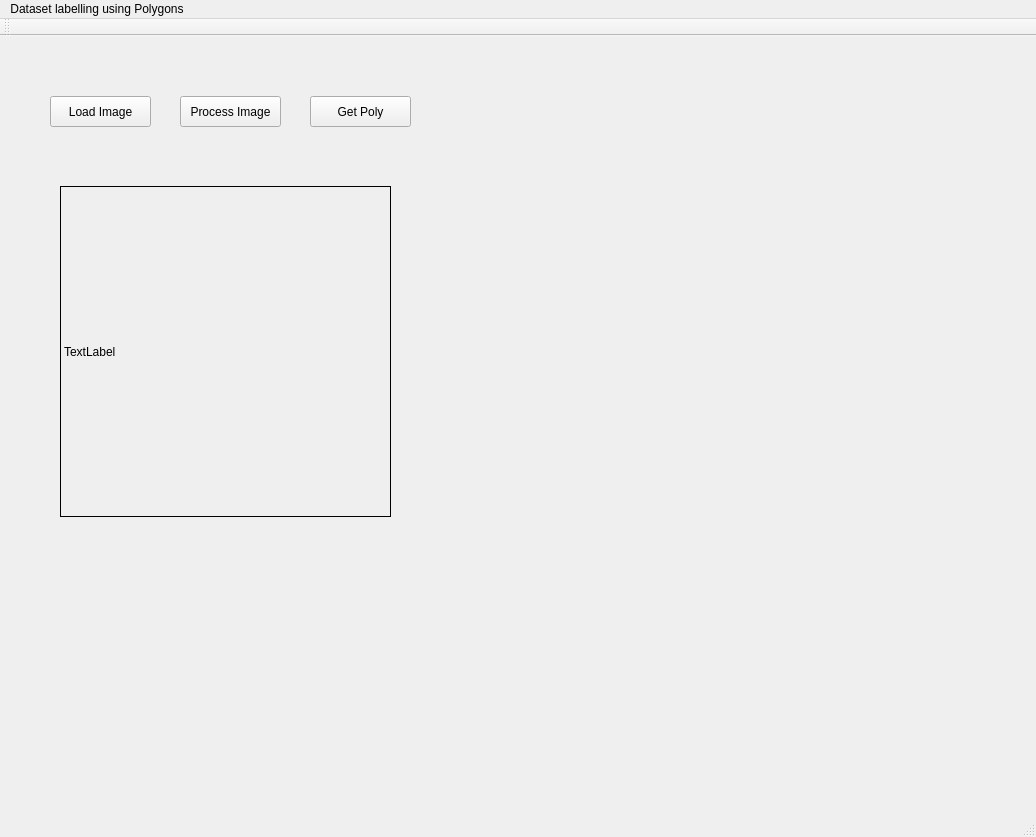
<?xml version="1.0" encoding="UTF-8"?>
<ui version="4.0">
 <class>MainWindow</class>
 <widget class="QMainWindow" name="MainWindow">
  <property name="geometry">
   <rect>
    <x>0</x>
    <y>0</y>
    <width>1036</width>
    <height>837</height>
   </rect>
  </property>
  <property name="windowTitle">
   <string>MainWindow</string>
  </property>
  <widget class="QWidget" name="centralWidget">
   <widget class="QPushButton" name="pushButton">
    <property name="geometry">
     <rect>
      <x>50</x>
      <y>60</y>
      <width>101</width>
      <height>31</height>
     </rect>
    </property>
    <property name="text">
     <string>Load Image</string>
    </property>
   </widget>
   <widget class="QPushButton" name="pushButton_2">
    <property name="geometry">
     <rect>
      <x>180</x>
      <y>60</y>
      <width>101</width>
      <height>31</height>
     </rect>
    </property>
    <property name="text">
     <string>Process Image</string>
    </property>
   </widget>
   <widget class="QPushButton" name="pushButton_3">
    <property name="geometry">
     <rect>
      <x>310</x>
      <y>60</y>
      <width>101</width>
      <height>31</height>
     </rect>
    </property>
    <property name="text">
     <string>Get Poly</string>
    </property>
   </widget>
   <widget class="QLabel" name="imglabel">
    <property name="geometry">
     <rect>
      <x>60</x>
      <y>150</y>
      <width>331</width>
      <height>331</height>
     </rect>
    </property>
    <property name="frameShape">
     <enum>QFrame::Box</enum>
    </property>
    <property name="text">
     <string>TextLabel</string>
    </property>
   </widget>
  </widget>
  <widget class="QToolBar" name="mainToolBar">
   <attribute name="toolBarArea">
    <enum>TopToolBarArea</enum>
   </attribute>
   <attribute name="toolBarBreak">
    <bool>false</bool>
   </attribute>
  </widget>
  <widget class="QStatusBar" name="statusBar"/>
  <widget class="QMenuBar" name="menuBar">
   <property name="geometry">
    <rect>
     <x>0</x>
     <y>0</y>
     <width>1036</width>
     <height>22</height>
    </rect>
   </property>
   <widget class="QMenu" name="menuDataset_labelling_using_Polygons">
    <property name="title">
     <string>Dataset labelling using Polygons</string>
    </property>
   </widget>
   <addaction name="menuDataset_labelling_using_Polygons"/>
  </widget>
 </widget>
 <layoutdefault spacing="6" margin="11"/>
 <resources/>
 <connections/>
</ui>
